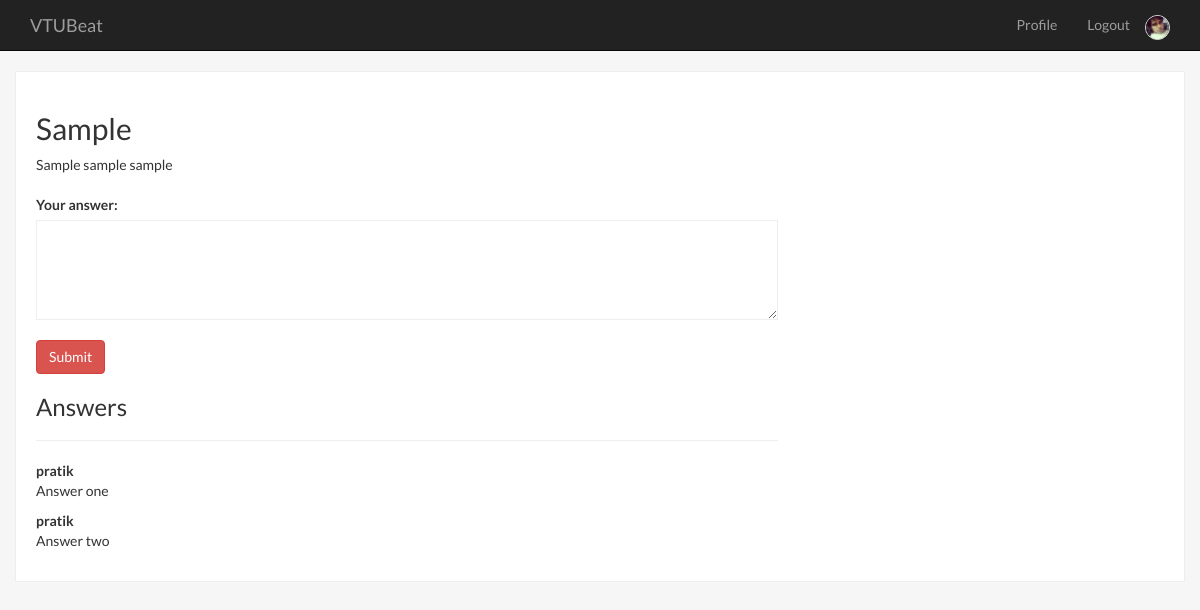
Page /query/sample (signed in) on the committed database.
### post/models.py (models this page shows, shortened)
class UserProfile(models.Model):
    user = models.OneToOneField(User)
    profile_picture = models.ImageField(upload_to = settings.MEDIA_ROOT,null=True, blank=True)
    college_name = models.CharField(null=True, blank=True, max_length=255)

class Query(models.Model):
    title = models.CharField(max_length=255)
    query_details = models.TextField()
    date = models.DateTimeField(default = datetime.now)
    query_by = models.ForeignKey(User)
    query_cat = models.ForeignKey(Category,null=True)
    query_slug = models.SlugField()
    class Meta:
        verbose_name_plural = 'Queries'

class Answer(models.Model):
    answer_text = models.TextField()
    answer_date = models.DateTimeField(default = datetime.now)
    answer_to_query =  models.ForeignKey(Query)
    answer_by = models.ForeignKey(User)
    class Meta:
        verbose_name_plural = 'Answers'
    def __unicode__(self):
		return self.answer_text

### post/views.py (the view)
# urls.py: url(r'^query/(?P<slug>[\w\-]+)/?$',post_views.fetch_query),
def fetch_query(request,slug):
    query = Query.objects.get(query_slug=slug)
    if request.method == 'POST':
        form = AnswerForm(request.POST)
        if form.is_valid():
            new_answer = Answer.objects.create(
                        answer_text = request.POST['answer'],
                        answer_to_query = query,
                        answer_by = request.user
            )
            new_answer.save()
            return HttpResponseRedirect(request.META.get('HTTP_REFERER'))
    else:
        form = AnswerForm()
    answers = Answer.objects.filter(answer_to_query = query)
    return render(request,"query.html",{"query":query,"form":form,"answers":answers},)

### post/forms.py
class AnswerForm(forms.Form):
    answer = forms.CharField(label="Your answer",widget=forms.Textarea)

### templates/query.html (shortened to what this page needs)
{% extends "base.html" %}
{% block content %}
    <div class="container query-container">
    <div class="row">
      <div class="col-md-8">
        <h2>{{ query.title }}</h2>
        {{ query.query_details }}
        <br/><br/>
      </div>
    </div>
    <div class="row answer-form">
      <div class="col-md-8">
        {% if request.user in answers.answer_by %}
          <p>You have answered this question</p>
        {% else %}
        <form action="{{ query.query_slug }}" method="POST">
            {{ form }}
            <input type="submit" class="btn btn-danger"value="Submit" />
        </form>
        {% endif %}
      </div>
    </div>
    <div class="row">
      <div class="col-md-8">
        <h3>Answers</h3>
        <hr/>
        {% for answer in answers %}
          <b>{{ answer.answer_by }}</b>
          <p>{{ answer }}</p>
        {% endfor %}
      </div>
    </div>
  </div>
{% endblock %}

### templates/base.html (shortened to what this page needs)
{% load static %}
<!DOCTYPE HTML>
<html>
  <head>
    <link rel="stylesheet" type="text/css" href="https://cdnjs.cloudflare.com/ajax/libs/font-awesome/4.4.0/css/font-awesome.css"/>
    <link rel="stylesheet" type="text/css" href="{% static 'css/bootstrap.min.css' %}" />
    <link rel="stylesheet" type="text/css" href="{% static 'css/custom.css' %}" />
  </head>
<body>
  <nav class="navbar navbar-inverse navbar-static-top" role="navigation">
        <div class="container">
            <div class="navbar-header">
                <a class="navbar-brand" href="/">VTUBeat</a>
          </div>
            <div class="collapse navbar-collapse" style="float:right" id="bs-example-navbar-collapse-1">
                <ul class="nav navbar-nav">
                    {% if user.is_authenticated %}
                    <li>
                        <a href="http://{{ request.META.HTTP_HOST }}/accounts/profile">Profile</a>
                    </li>
                    <li>
                        <a href="http://{{ request.META.HTTP_HOST }}/accounts/logout">Logout</a>
                    </li>
                    <li>
                      <img class="profile-picture profile-icon" src="{{ MEDIA_URL }}{{ user.userprofile.profile_picture }}" height="25px"/>
                    </li>
                    {% else %}
                    <li>
                        <a href="http://{{ request.META.HTTP_HOST }}/accounts/login">Sign in</a>
                    </li>
                    {% endif %}
                </ul>
            </div>
        </div>
    </nav>
  {% block content %}{% endblock %}
</body>
</html>

### static/css/custom.css (style rules this page uses)
body { background-color:#f6f6f6!important; font-family:'Lato'; }
.query-container { background:#fff; padding:20px; border-radius:0px; border:1px solid #eee; }
.answer-form input { display:block; }
.answer-form input[type="submit"] { margin-top:20px; }
.answer-form textarea { height:100px; display:block; width:100%; border:1px solid #eee; }
.profile-picture { margin-top:15px; border:1px solid #eee; }
.profile-icon { border-radius:30px; }

### rows in the picture
Query: title "Sample", query_details "Sample sample sample"
Answer: answer_by "pratik", answer_text "Answer one"
Answer: answer_by "pratik", answer_text "Answer two"
